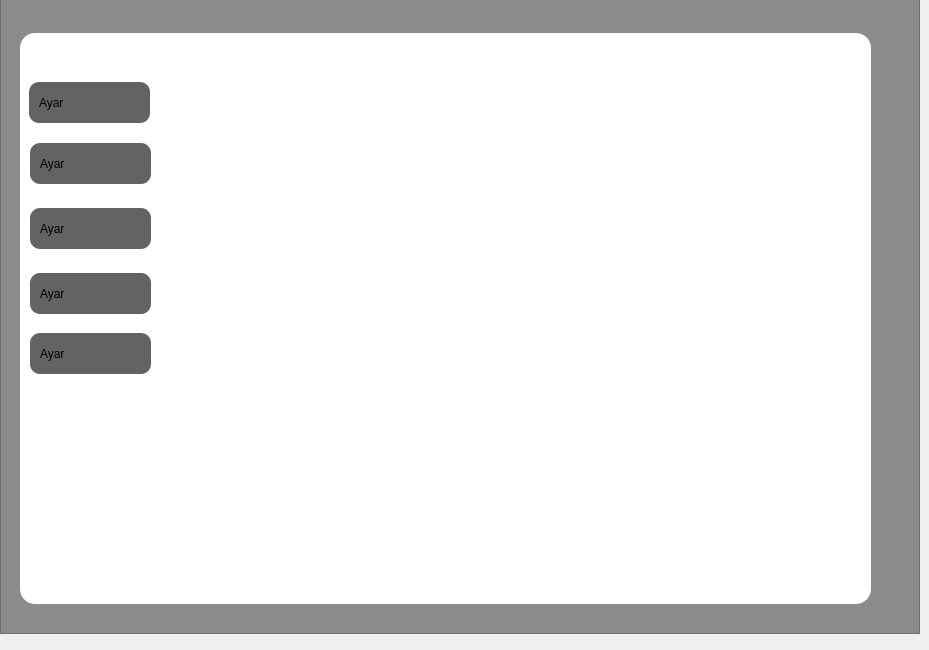
    <widget class="QWidget" name="page_5">
     <widget class="QFrame" name="frame_22">
      <property name="geometry">
       <rect>
        <x>0</x>
        <y>-7</y>
        <width>920</width>
        <height>641</height>
       </rect>
      </property>
      <property name="font">
       <font>
        <family>Segoe UI</family>
        <pointsize>10</pointsize>
        <weight>50</weight>
        <italic>false</italic>
        <bold>false</bold>
       </font>
      </property>
      <property name="styleSheet">
       <string notr="true">background-color: rgb(140, 140, 140);</string>
      </property>
      <property name="frameShape">
       <enum>QFrame::StyledPanel</enum>
      </property>
      <property name="frameShadow">
       <enum>QFrame::Raised</enum>
      </property>
      <widget class="QFrame" name="frame_23">
       <property name="geometry">
        <rect>
         <x>20</x>
         <y>40</y>
         <width>851</width>
         <height>571</height>
        </rect>
       </property>
       <property name="styleSheet">
        <string notr="true">background-color: rgb(255, 255, 255);border-radius: 15px;</string>
       </property>
       <property name="frameShape">
        <enum>QFrame::StyledPanel</enum>
       </property>
       <property name="frameShadow">
        <enum>QFrame::Raised</enum>
       </property>
       <widget class="QPushButton" name="pushButton_9">
        <property name="geometry">
         <rect>
          <x>9</x>
          <y>49</y>
          <width>121</width>
          <height>41</height>
         </rect>
        </property>
        <property name="styleSheet">
         <string notr="true">QPushButton {
	background-color: rgb(99, 99, 99);
	
	font: 10pt &quot;Segoe UI Emoji&quot;;
    border-radius: 10px;
    padding: 10px;
text-align: left
}
</string>
        </property>
        <property name="text">
         <string>Ayar</string>
        </property>
       </widget>
       <widget class="QPushButton" name="pushButton_10">
        <property name="geometry">
         <rect>
          <x>10</x>
          <y>240</y>
          <width>121</width>
          <height>41</height>
         </rect>
        </property>
        <property name="styleSheet">
         <string notr="true">QPushButton {
	background-color: rgb(99, 99, 99);
	
	font: 10pt &quot;Segoe UI Emoji&quot;;
    border-radius: 10px;
    padding: 10px;
text-align: left
}
</string>
        </property>
        <property name="text">
         <string>Ayar</string>
        </property>
       </widget>
       <widget class="QPushButton" name="pushButton_11">
        <property name="geometry">
         <rect>
          <x>10</x>
          <y>300</y>
          <width>121</width>
          <height>41</height>
         </rect>
        </property>
        <property name="styleSheet">
         <string notr="true">QPushButton {
	background-color: rgb(99, 99, 99);
	
	font: 10pt &quot;Segoe UI Emoji&quot;;
    border-radius: 10px;
    padding: 10px;
text-align: left
}
</string>
        </property>
        <property name="text">
         <string>Ayar</string>
        </property>
       </widget>
       <widget class="QPushButton" name="pushButton_17">
        <property name="geometry">
         <rect>
          <x>10</x>
          <y>175</y>
          <width>121</width>
          <height>41</height>
         </rect>
        </property>
        <property name="styleSheet">
         <string notr="true">QPushButton {
	background-color: rgb(99, 99, 99);
	
	font: 10pt &quot;Segoe UI Emoji&quot;;
    border-radius: 10px;
    padding: 10px;
text-align: left
}
</string>
        </property>
        <property name="text">
         <string>Ayar</string>
        </property>
       </widget>
       <widget class="QPushButton" name="pushButton_12">
        <property name="geometry">
         <rect>
          <x>10</x>
          <y>110</y>
          <width>121</width>
          <height>41</height>
         </rect>
        </property>
        <property name="styleSheet">
         <string notr="true">QPushButton {
	background-color: rgb(99, 99, 99);
	
	font: 10pt &quot;Segoe UI Emoji&quot;;
    border-radius: 10px;
    padding: 10px;
text-align: left
}
</string>
        </property>
        <property name="text">
         <string>Ayar</string>
        </property>
       </widget>
      </widget>
     </widget>
    </widget>
